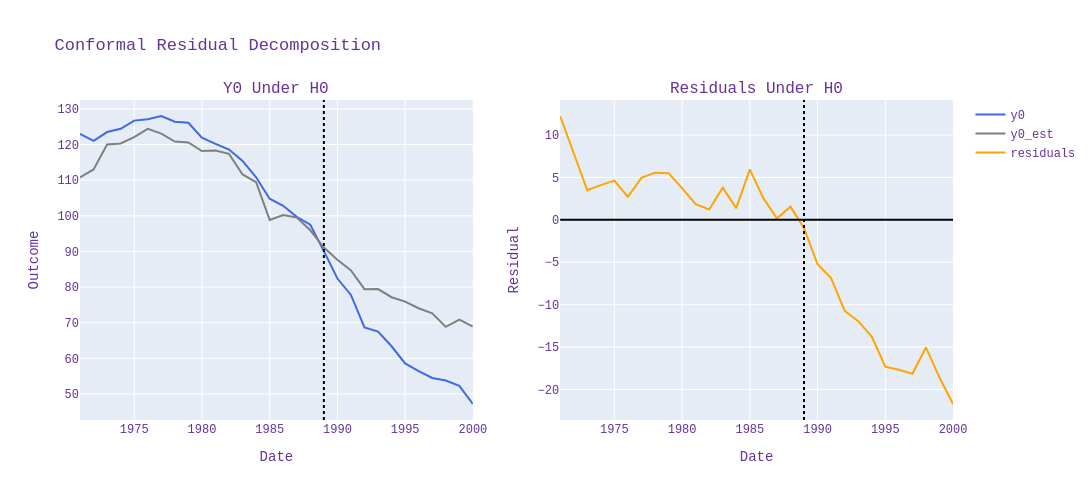

Notebook code cell kept with this figure:
### Code cell
sc_feature.plot_conformal_residuals_decomposition(
    feature="cigsale",
    null_hypothesis=0.0,
    intervention_start=pd.Timestamp("1988-12-31"),
    window=13,
)

### Figure 1 — Plotly figure (JSON) as saved in the notebook; plotly's stock layout.template omitted (floating-point values rounded to 4 significant figures)
{"data": [{"line": {"color": "royalblue"}, "mode": "lines", "name": "y0", "type": "scatter", "x": ["1970-12-31T00:00:00", "1971-12-31T00:00:00", "1972-12-31T00:00:00", "1973-12-31T00:00:00", "1974-12-31T00:00:00", "1975-12-31T00:00:00", "1976-12-31T00:00:00", "1977-12-31T00:00:00", "1978-12-31T00:00:00", "1979-12-31T00:00:00", "1980-12-31T00:00:00", "1981-12-31T00:00:00", "1982-12-31T00:00:00", "1983-12-31T00:00:00", "1984-12-31T00:00:00", "1985-12-31T00:00:00", "1986-12-31T00:00:00", "1987-12-31T00:00:00", "1988-12-31T00:00:00", "1989-12-31T00:00:00", "1990-12-31T00:00:00", "1991-12-31T00:00:00", "1992-12-31T00:00:00", "1993-12-31T00:00:00", "1994-12-31T00:00:00", "1995-12-31T00:00:00", "1996-12-31T00:00:00", "1997-12-31T00:00:00", "1998-12-31T00:00:00", "1999-12-31T00:00:00"], "xaxis": "x", "y": [123.0, 121.0, 123.5, 124.4, 126.7, 127.1, 128.0, 126.4, 126.1, 121.9, 120.2, 118.6, 115.4, 110.8, 104.8, 102.8, 99.7, 97.5, 90.1, 82.4, 77.8, 68.7, 67.5, 63.4, 58.6, 56.4, 54.5, 53.8, 52.3, 47.2], "yaxis": "y"}, {"line": {"color": "gray"}, "mode": "lines", "name": "y0_est", "type": "scatter", "x": ["1970-12-31T00:00:00", "1971-12-31T00:00:00", "1972-12-31T00:00:00", "1973-12-31T00:00:00", "1974-12-31T00:00:00", "1975-12-31T00:00:00", "1976-12-31T00:00:00", "1977-12-31T00:00:00", "1978-12-31T00:00:00", "1979-12-31T00:00:00", "1980-12-31T00:00:00", "1981-12-31T00:00:00", "1982-12-31T00:00:00", "1983-12-31T00:00:00", "1984-12-31T00:00:00", "1985-12-31T00:00:00", "1986-12-31T00:00:00", "1987-12-31T00:00:00", "1988-12-31T00:00:00", "1989-12-31T00:00:00", "1990-12-31T00:00:00", "1991-12-31T00:00:00", "1992-12-31T00:00:00", "1993-12-31T00:00:00", "1994-12-31T00:00:00", "1995-12-31T00:00:00", "1996-12-31T00:00:00", "1997-12-31T00:00:00", "1998-12-31T00:00:00", "1999-12-31T00:00:00"], "xaxis": "x", "y": [110.7, 113.0, 120.0, 120.3, 122.1, 124.4, 123.0, 120.8, 120.6, 118.2, 118.3, 117.4, 111.6, 109.4, 98.85, 100.2, 99.54, 95.94, 91.09, 87.64, 84.67, 79.41, 79.45, 77.15, 75.92, 74.07, 72.64, 68.85, 70.9, 68.92], "yaxis": "y"}, {"line": {"color": "orange"}, "mode": "lines", "name": "residuals", "type": "scatter", "x": ["1970-12-31T00:00:00", "1971-12-31T00:00:00", "1972-12-31T00:00:00", "1973-12-31T00:00:00", "1974-12-31T00:00:00", "1975-12-31T00:00:00", "1976-12-31T00:00:00", "1977-12-31T00:00:00", "1978-12-31T00:00:00", "1979-12-31T00:00:00", "1980-12-31T00:00:00", "1981-12-31T00:00:00", "1982-12-31T00:00:00", "1983-12-31T00:00:00", "1984-12-31T00:00:00", "1985-12-31T00:00:00", "1986-12-31T00:00:00", "1987-12-31T00:00:00", "1988-12-31T00:00:00", "1989-12-31T00:00:00", "1990-12-31T00:00:00", "1991-12-31T00:00:00", "1992-12-31T00:00:00", "1993-12-31T00:00:00", "1994-12-31T00:00:00", "1995-12-31T00:00:00", "1996-12-31T00:00:00", "1997-12-31T00:00:00", "1998-12-31T00:00:00", "1999-12-31T00:00:00"], "xaxis": "x2", "y": [12.25, 7.984, 3.492, 4.104, 4.629, 2.708, 4.955, 5.565, 5.504, 3.737, 1.86, 1.232, 3.803, 1.383, 5.953, 2.559, 0.1555, 1.562, -0.9882, -5.242, -6.868, -10.71, -11.95, -13.75, -17.32, -17.67, -18.14, -15.05, -18.6, -21.72], "yaxis": "y2"}], "layout": {"annotations": [{"font": {"size": 16}, "showarrow": false, "text": "Y0 Under H0", "x": 0.225, "xanchor": "center", "xref": "paper", "y": 1.0, "yanchor": "bottom", "yref": "paper"}, {"font": {"size": 16}, "showarrow": false, "text": "Residuals Under H0", "x": 0.775, "xanchor": "center", "xref": "paper", "y": 1.0, "yanchor": "bottom", "yref": "paper"}], "font": {"color": "RebeccaPurple", "family": "Courier New, monospace", "size": 12}, "height": 500, "shapes": [{"line": {"color": "black", "dash": "dot"}, "type": "line", "x0": 599500000000.0, "x1": 599500000000.0, "xref": "x", "y0": 0, "y1": 1, "yref": "y domain"}, {"line": {"color": "black", "width": 2}, "type": "line", "x0": 0, "x1": 1, "xref": "x2 domain", "y0": 0.0, "y1": 0.0, "yref": "y2"}, {"line": {"color": "black", "dash": "dot"}, "type": "line", "x0": 599500000000.0, "x1": 599500000000.0, "xref": "x2", "y0": 0, "y1": 1, "yref": "y2 domain"}], "title": {"text": "Conformal Residual Decomposition"}, "width": 1300, "xaxis": {"anchor": "y", "domain": [0.0, 0.45], "title": {"text": "Date"}}, "xaxis2": {"anchor": "y2", "domain": [0.55, 1.0], "title": {"text": "Date"}}, "yaxis": {"anchor": "x", "domain": [0.0, 1.0], "title": {"text": "Outcome"}}, "yaxis2": {"anchor": "x2", "domain": [0.0, 1.0], "title": {"text": "Residual"}}}}
